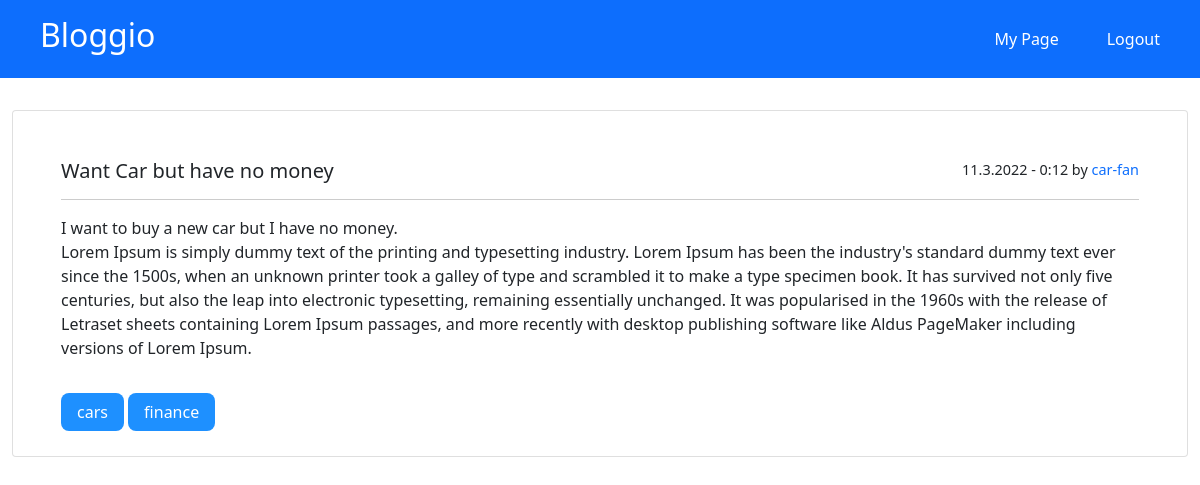
Page /blog/car-fan/want-car-but-have-no-money (signed in) on the committed database.
### blog/models.py (models this page shows, shortened)
class Post(models.Model):
    author = models.ForeignKey(User, null=True, on_delete=models.SET_NULL)
    title = models.CharField(max_length=200, validators=[MinLengthValidator(5)])
    content = models.TextField(validators=[MinLengthValidator(10)])
    content_preview = models.CharField(max_length=300, editable=False)
    slug = models.SlugField(unique=True, db_index=True)
    date = models.DateTimeField(auto_now_add=True, editable=False)
    tags = models.ManyToManyField(Tag, blank=True)

class User(AbstractUser):
    def __str__(self):
        return self.username

class Tag(models.Model):
    name = models.CharField(max_length=30)

### blog/views.py (the view)
# urls.py: path('blog/<str:username>/<slug:slug>', views.PostView.as_view(), name='post-view'),
class PostView(LoginRequiredMixin, View):
    login_url = '/login/'
    template_name = 'blog/post-detail.html'
    model = Post
    def get(self, request, username, slug):
        post = get_object_or_404(Post, slug=slug)
        context = {
            'post': post,
            'tags': post.tags.all()
        }
        return render(request, 'blog/post-detail.html', context)

### blog/templates/blog/post-detail.html (shortened to what this page needs)
{% extends "base.html" %}
{% load static %}
{% block css_files %}
    <link rel="stylesheet" href="{% static "blog/post-detail.css" %}">
{% endblock %}
{% block content %}
    <div class="container post">
        <div class="card">
            <div class="card-body">
                <div id="title-area">
                    <h5 class="card-title">{{ post.title }}</h5>
                    <p id="post-info">{{ post.date|date:"j.n.Y - G:i" }} by <a
                            href="{% url "user-page" post.author %}">{{ post.author }}</a></p>
                </div>
                <p>{{ post.content|linebreaks }}</p>
                <div>
                    <br>
                    {% for tag in tags %}
                        <span class="tag">{{ tag.name }}</span>
                    {% endfor %}
                </div>
            </div>
        </div>
    </div>
{% endblock %}

### templates/base.html (shortened to what this page needs)
{% load static %}
<!DOCTYPE html>
<html lang="en">
<head>
    <link href="https://cdn.jsdelivr.net/npm/bootstrap@5.1.3/dist/css/bootstrap.min.css" rel="stylesheet"
>
    <link rel="stylesheet" href="{% static 'base.css' %}">
    {% block css_files %}{% endblock %}
</head>
<body>
<nav class="navbar navbar-expand-sm navbar-dark bg-primary">
    <ul class="navbar-nav me-auto">
        <li class="nav-item" id="main-button">
            <a class="nav-link active" href="{% url "starting-page" %}"><h2>Bloggio</h2></a>
        </li>
    </ul>
    <ul class="navbar-nav ms-auto" id="right-side-nav">
        {% if request.user.is_authenticated %}
            <li class="nav-item">
                <a class="nav-link active" href="{% url "user-page" user.username %}">My Page</a>
            </li>
            <li class="nav-item">
                <a class="nav-link active" href="{% url "logout" %}">Logout</a>
            </li>
        {% else %}
            <li class="nav-item">
                <a class="nav-link active" href="{% url "login" %}">Login</a>
            </li>
        {% endif %}
    </ul>
</nav>
{% block content %}
{% endblock %}
</body>
</html>

### static/base.css (style rules this page uses)
#main-button { margin-left: 2rem; }
#right-side-nav li { margin-right: 2rem; }

### blog/static/blog/post-detail.css (style rules this page uses)
.post { margin: 2rem auto; max-width: 80rem; }
.post .card-body { margin: 2rem 2rem 1rem; }
#title-area { border-bottom: 1px solid #ccc; padding-bottom: 0.5rem; margin-bottom: 1rem; }
.post .card-title { display: inline-block; max-width: 70%; word-wrap: break-word; }
#post-info { float: right; font-size: 0.9em; max-width: 25%; text-align: right; }
.post a { text-decoration: none; }
.tag { background-color: dodgerblue; color: white; padding: 0.5rem 1rem; border-radius: 8px; }

### rows in the picture
Post: title "Want Car but have no money", date "11.3.2022 - 0:12", author "car-fan", content "I want to buy a new car but I have no money. Lorem Ipsum is simply dummy text of the printing and typesetting industry. Lorem Ipsum has been the industry's standard dummy text ever since the 1500s, when an unknown printer took a galley of type and scrambled it to make a type specimen book. It has survived not only five centuries, but also the leap into electronic typesetting, remaining essentially unchanged. It was popularised in the 1960s with the release of Letraset sheets containing Lorem Ipsum passages, and more recently with desktop publishing software like Aldus PageMaker including versions of Lorem Ipsum."
Tag: name "cars"
Tag: name "finance"
